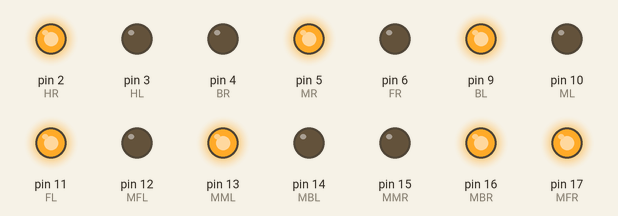
Bench run of a sketch on a simulated Arduino Uno, built with avr-gcc and run on an emulated ATmega328P. Parts: output pins drawn as LEDs (lit = HIGH).

Above: at 2.13 s.
At 2.76 s:
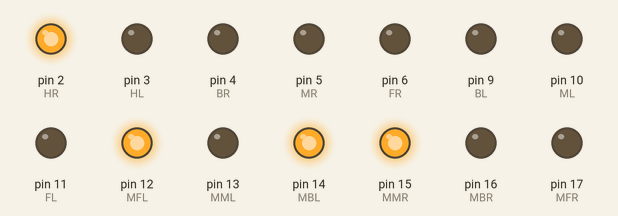
At 3.18 s:
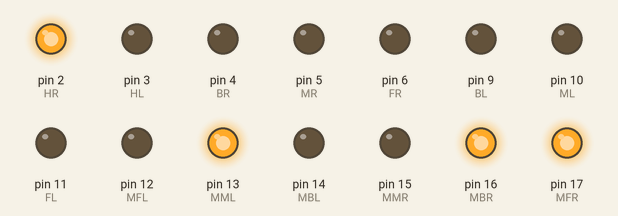
At 4.23 s:
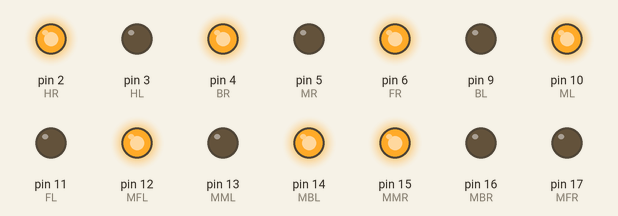
Timing chart, 0 to 5.0 s (numbered marks = the images above):
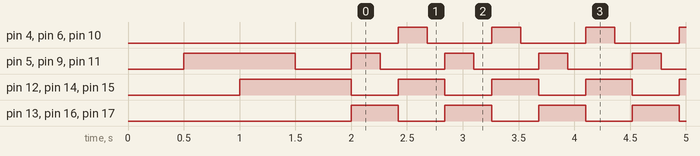

The sketch:

Borderbasher6_lap.ino
```cpp
#define FL 11
#define BL 9
#define ML 10

#define FR 6
#define BR 4
#define MR 5

#define MFL 12
#define MBL 14
#define MML 13

#define MFR 17
#define MBR 16
#define MMR 15

#define HT 8
#define HR 2
#define HL 3

#define TL 7


void setup() {

  pinMode(FL, OUTPUT);
  pinMode(BL, OUTPUT);
  pinMode(ML, OUTPUT);
  pinMode(FR, OUTPUT);
  pinMode(BR, OUTPUT);
  pinMode(MR, OUTPUT);

  pinMode(MFL, OUTPUT);
  pinMode(MBL, OUTPUT);
  pinMode(MML, OUTPUT);
  pinMode(MFR, OUTPUT);
  pinMode(MBR, OUTPUT);
  pinMode(MMR, OUTPUT);

  pinMode(HT, OUTPUT);
  pinMode(HR, OUTPUT);
  pinMode(HL, OUTPUT);
  pinMode(TL, OUTPUT);

  digitalWrite(MFL, LOW);
  digitalWrite(MFR, LOW);
  digitalWrite(MML, LOW);
  digitalWrite(MMR, LOW);
  digitalWrite(MBL, LOW);
  digitalWrite(MBR, LOW);
  digitalWrite(FL, LOW);
  digitalWrite(FR, LOW);
  digitalWrite(ML, LOW);
  digitalWrite(MR, LOW);
  digitalWrite(BL, LOW);
  digitalWrite(BR, LOW);
  digitalWrite(HT, LOW);
  digitalWrite(TL, LOW);
  digitalWrite(HL, LOW);
  digitalWrite(HR, HIGH);

  delay(500);

  digitalWrite(FL, HIGH);
  digitalWrite(MR, HIGH);
  digitalWrite(BL, HIGH);

  delay(500);

  digitalWrite(MFL, HIGH);
  digitalWrite(MMR, HIGH);
  digitalWrite(MBL, HIGH);

  delay(500);

  digitalWrite(FL, LOW);
  digitalWrite(MR, LOW);
  digitalWrite(BL, LOW);

  delay(500);

}

void loop() {
  digitalWrite(FL, HIGH);
  digitalWrite(MR, HIGH);
  digitalWrite(BL, HIGH);

  digitalWrite(MFL, LOW);
  digitalWrite(MMR, LOW);
  digitalWrite(MBL, LOW);
  digitalWrite(MFR, HIGH);
  digitalWrite(MML, HIGH);
  digitalWrite(MBR, HIGH);

  delay(260);

  digitalWrite(FL, LOW);
  digitalWrite(MR, LOW);
  digitalWrite(BL, LOW);

  delay(160);

  digitalWrite(FR, HIGH);
  digitalWrite(ML, HIGH);
  digitalWrite(BR, HIGH);

  digitalWrite(MFL, HIGH);
  digitalWrite(MMR, HIGH);
  digitalWrite(MBL, HIGH);
  digitalWrite(MFR, LOW);
  digitalWrite(MML, LOW);
  digitalWrite(MBR, LOW);

  delay(260);

  digitalWrite(FR, LOW);
  digitalWrite(ML, LOW);
  digitalWrite(BR, LOW);

  delay(160);

}
```

Measured:
- by itself, pin 4 (BR), pin 5 (MR), pin 6 (FR), pin 9 (BL), pin 10 (ML), pin 11 (FL): alternates HIGH for 0.26 s and LOW for 0.58 s
- by itself, pin 12 (MFL), pin 13 (MML), pin 14 (MBL), pin 15 (MMR), pin 16 (MBR), pin 17 (MFR): alternates HIGH for 0.42 s and LOW for 0.42 s
- by itself, everything shown: repeats every 0.84 s, in 4 steps
